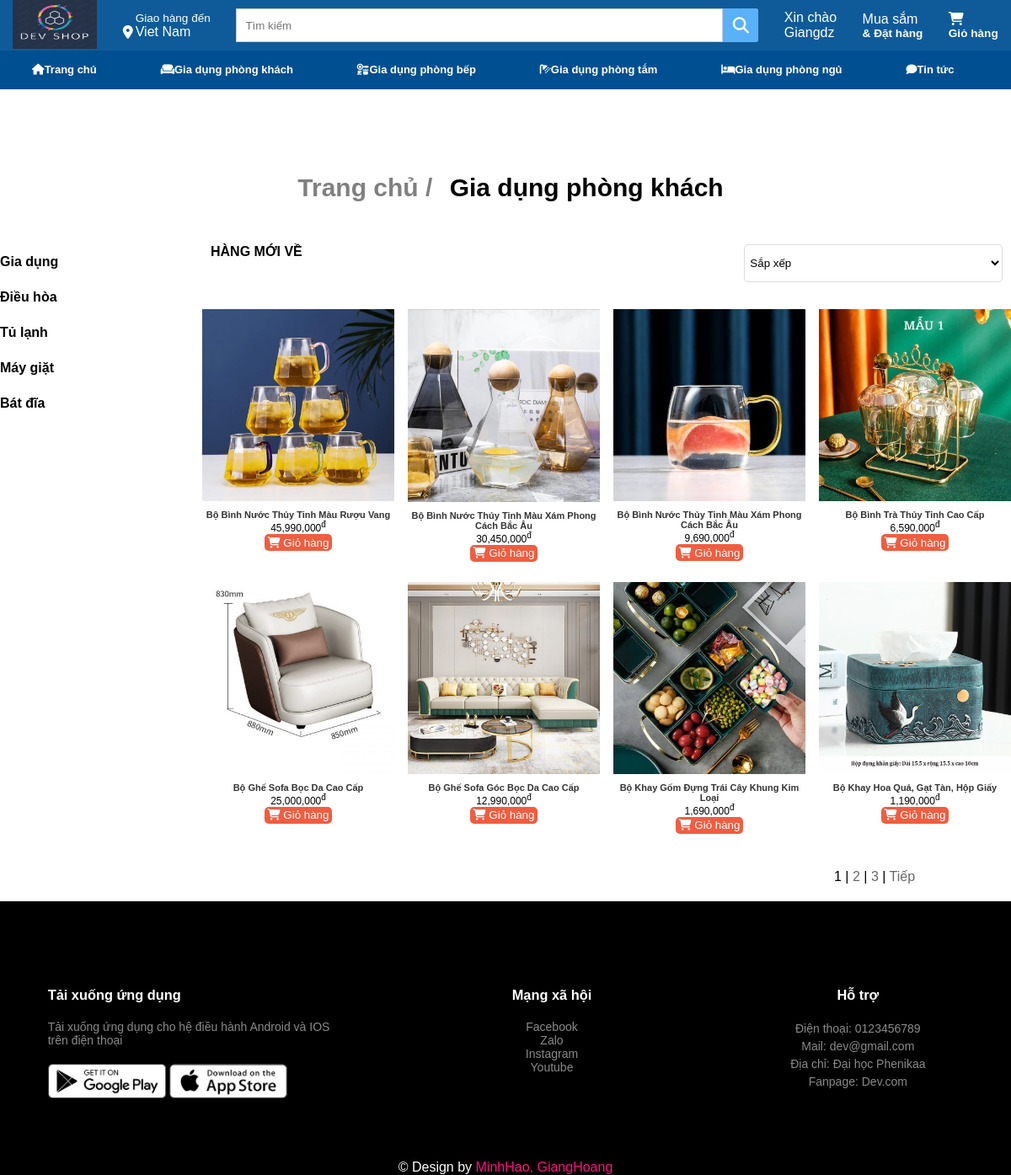
Page /category.php (signed in) on the committed database.
### tables this page shows
CREATE TABLE `hinhhanghoa` (
  `MaHinh` int(20) NOT NULL COMMENT 'Mã hình ',
  `TenHinh` varchar(255) NOT NULL COMMENT 'Tên Hình',
  `MSHH` int(20) NOT NULL COMMENT 'Mã số hàng hóa'
);

CREATE TABLE `hanghoa` (
  `MSHH` int(20) NOT NULL COMMENT 'Mã số hàng hóa',
  `TenHH` varchar(255) NOT NULL COMMENT 'Tên hàng hóa',
  `QuyCach` varchar(500) NOT NULL COMMENT 'Quy cách ',
  `Gia` int(11) NOT NULL COMMENT 'Giá',
  `SoLuongHang` int(50) NOT NULL COMMENT 'Số Lượng hàng hóa',
  `MaLoaiHang` int(20) NOT NULL COMMENT 'Mã loại hàng'
);

### category.php (the view, shortened to what this page needs)
<!DOCTYPE html>
<html lang="en">
<head>
    <link rel="stylesheet" href="./style.css">
    <link rel="stylesheet" href="./style1.css">
</head>
<body>
<?php
    require_once("admin/db_connect.php");
    if (isset($_GET['search']) && !empty($_GET['search'])) {
        $key = $_GET['search'];
        $result = mysqli_query($conn, 'select count(mshh) as total from hanghoa');
        $row = mysqli_fetch_assoc($result);
        $total_records = $row['total'];
        $current_page = isset($_GET['page']) ? $_GET['page'] : 1;
        $limit = 999;
        $total_page = ceil($total_records / $limit);
        if ($current_page > $total_page){
            $current_page = $total_page;
        }
        else if ($current_page < 1){
            $current_page = 1;
        }
        $start = ($current_page - 1) * $limit;
        $sql = "SELECT h.mshh, h.tenhh, img.tenhinh, h.soluonghang, h.gia FROM hanghoa h join hinhhanghoa img on h.mshh = img.mshh join loaihanghoa l on h.maloaihang = l.maloaihang WHERE h.tenhh LIKE '%$key%' OR l.tenloaihang LIKE '%$key%' LIMIT $start, $limit ";
    }
    else{
        $result = mysqli_query($conn, 'select count(mshh) as total from hanghoa');
        $row = mysqli_fetch_assoc($result);
        $total_records = $row['total'];
        $current_page = isset($_GET['page']) ? $_GET['page'] : 1;
        $limit = 8;
        $total_page = ceil($total_records / $limit);
        $start = ($current_page - 1) * $limit;
        $sql = "SELECT h.mshh, h.tenhh, img.tenhinh, h.soluonghang, h.gia FROM hanghoa h join hinhhanghoa img on h.mshh = img.mshh LIMIT $start, $limit";
    }
    $result = mysqli_query($conn,$sql);
?>
<?php require_once("php/header.php"); ?>
    <section class="cartegory">
        <div class="container">
            <div class="cartegory-top row">
            <h3><span>Trang chủ / </span>Gia dụng phòng khách</h3>
            </div>
        </div>
        <div class="container">
            <div class="row">
                <div class="cartegory-left">
                    <ul>
                        <li class="cartegory-left-li "><a href="#">Gia dụng</a>
                        </li>
                        <li class="cartegory-left-li"><a href="#">Điều hòa</a>
                        </li>
                        <li class="cartegory-left-li"><a href="">Tủ lạnh</a></li>
                        <li class="cartegory-left-li"><a href="">Máy giặt</a></li>
                        <li class="cartegory-left-li"><a href="">Bát đĩa</a></li>
                    </ul>
                </div>
                <div class="cartegory-right row">
                    <div class="cartegory-right-top-item">
                        <p>HÀNG MỚI VỀ</p>
                    </div>
                    <div class="cartegory-right-top-item">
                        <select name="filter" >
                            <option value="">Sắp xếp</option>
                        </select>
                    </div>
                    <div class="cartegory-right-content row">
                        <?php
                            if ($result) {
                                while ($row = mysqli_fetch_assoc($result)) {
                                    $ms = $row['mshh'];
                                    $hh = $row['tenhh'];
                                    $hinh = $row['tenhinh'];
                                    $price = $row['gia'];
                        ?>
                                    <div class="cartegory-right-content-item">
                                        <form action="category.php" method="post">
                                            <a href="product.php?ms_hh=<?php echo $ms; ?>"><img src="./admin/image/<?php echo $hinh; ?>" alt="Image" name="hinh"></a>
                                            <h1><?php echo $hh; ?></h1>
                                            <p><?php echo number_format($price, 0, ".", ",");?><sup>đ</sup></p>
                                            <button style="background-color: #F05D40; color: white; border: none;
    border-radius: 5px; height: 20px; width: 80px; cursor: pointer;" type="submit" name="add"><i class="fas fa-shopping-cart"></i> Giỏ hàng </button>
                                        </form>
                                    </div>
                          <?php } ?>
                      <?php } ?>
                    </div>
                   <div class="cartegory-right-bottom row">
                       <div class="cartegory-right-bottom-items">
                        <?php
                            for ($i = 1; $i <= $total_page; $i++){
                                if ($i == $current_page){
                                    echo '<span>'.$i.'</span> | ';
                                }
                                else{
                                    echo '<a href="category.php?page='.$i.'">'.$i.'</a> | ';
                                }
                            }
                            if ($current_page < $total_page && $total_page > 1){
                                echo '<a href="category.php?page='.($current_page+1).'">Tiếp</a>  ';
                            }
                        ?>
                        </div>
                   </div>
                </div>
            </div>
        </div>
    </section>
<?php require_once('php/footer.php') ?>
</body>
</html>

### style.css (style rules this page uses)
:root { --main-text-font: Arial, Helvetica, sans-serif; }
* { margin: 0; padding: 0; box-sizing: border-box; outline: none; }
li { list-style: none; }
a { text-decoration: none; }
.container { max-width: 1200px; margin: auto; }
.row { display: flex; flex-wrap: wrap; }
.cartegory { padding: 100px 0 0; }
.cartegory-top { margin-bottom: 50px; }
.cartegory-top span { font-family: var(--main-text-font); margin: 0 12px; font-size: 20px; }
.cartegory-left { width: 20%; }
.cartegory-right { width: 80%; }
.cartegory-right-top-item:first-child { flex: 2; font-size: 16px; font-family: var(--main-text-font); font-weight: bold; }
.cartegory-right-top-item { flex: 1; padding: 0 10px; }
.cartegory-right-top-item select { width: 100%; padding: 5px 2px; display: flex; justify-content: space-between; background-color: #ffff; border: 1px solid #dddddd; cursor: pointer; }
.cartegory-right-content { margin-top: 20px; justify-content: space-between; }
.cartegory-right-content-item { width: calc(25% - 12px); text-align: center; padding: 12px 0; }
.cartegory-right-content-item h1 { font-size: 11px; font-family: var(--main-text-font); margin-top: 6px; color: #333333; }
.cartegory-right-content-item img { width: 100%; }
.cartegory-right-content-item p { font-size: 12px; }
.cartegory-right-bottom { justify-content: space-between; margin: 30px 50px 20px 750px; width: 100%; }
.cartegory-left ul li { padding: 12px 0; }
.cartegory-left ul li>a { color: black; font-size: 16px; font-weight: bold; font-family: var(--main-text-font); }

### style1.css (style rules this page uses)
* { margin : 0; padding: 0; font-family: Arial; box-sizing: border-box; }
ul { list-style: none; }
li { list-style: none; }
a { text-decoration: none; }
.row { display: flex; flex-wrap: wrap; justify-content: space-around; }
ul { list-style-type: none; }
.container { max-width: 1080px; margin: auto; }
select { border: 1px solid #ff523b; padding: 5px; }
form a { font-size: 12px; }
.row a { color: #666666; }
.adress_form_content > form input,select { height: 45px; display: block; width: 100%; border: 1px solid #ddd; padding: 6px; border-radius: 5px; }
.cartegory-top.row span { font-size: 30px; color: gray; }
.cartegory-top.row h3 { font-size: 30px; }
.cartegory-right-bottom-items span { font-size: 1rem; }

### rows in the picture
hinhhanghoa: TenHinh (picture), MSHH.TenHH "Bộ Bình Nước Thủy Tinh Màu Rượu Vang", MSHH.Gia "45,990,000"
hinhhanghoa: TenHinh (picture), MSHH.TenHH "Bộ Bình Nước Thủy Tinh Màu Xám Phong Cách Bắc Âu", MSHH.Gia "30,450,000"
hinhhanghoa: TenHinh (picture), MSHH.TenHH "Bộ Bình Nước Thủy Tinh Màu Xám Phong Cách Bắc Âu", MSHH.Gia "9,690,000"
hinhhanghoa: TenHinh (picture), MSHH.TenHH "Bộ Bình Trà Thủy Tinh Cao Cấp", MSHH.Gia "6,590,000"
hinhhanghoa: TenHinh (picture), MSHH.TenHH "Bộ Ghế Sofa Bọc Da Cao Cấp", MSHH.Gia "25,000,000"
hinhhanghoa: TenHinh (picture), MSHH.TenHH "Bộ Ghế Sofa Góc Bọc Da Cao Cấp", MSHH.Gia "12,990,000"
hinhhanghoa: TenHinh (picture), MSHH.TenHH "Bộ Khay Gốm Đựng Trái Cây Khung Kim Loại", MSHH.Gia "1,690,000"
hinhhanghoa: TenHinh (picture), MSHH.TenHH "Bộ Khay Hoa Quả, Gạt Tàn, Hộp Giấy", MSHH.Gia "1,190,000"

### other values in the picture
$user['name'] "Giangdz"
